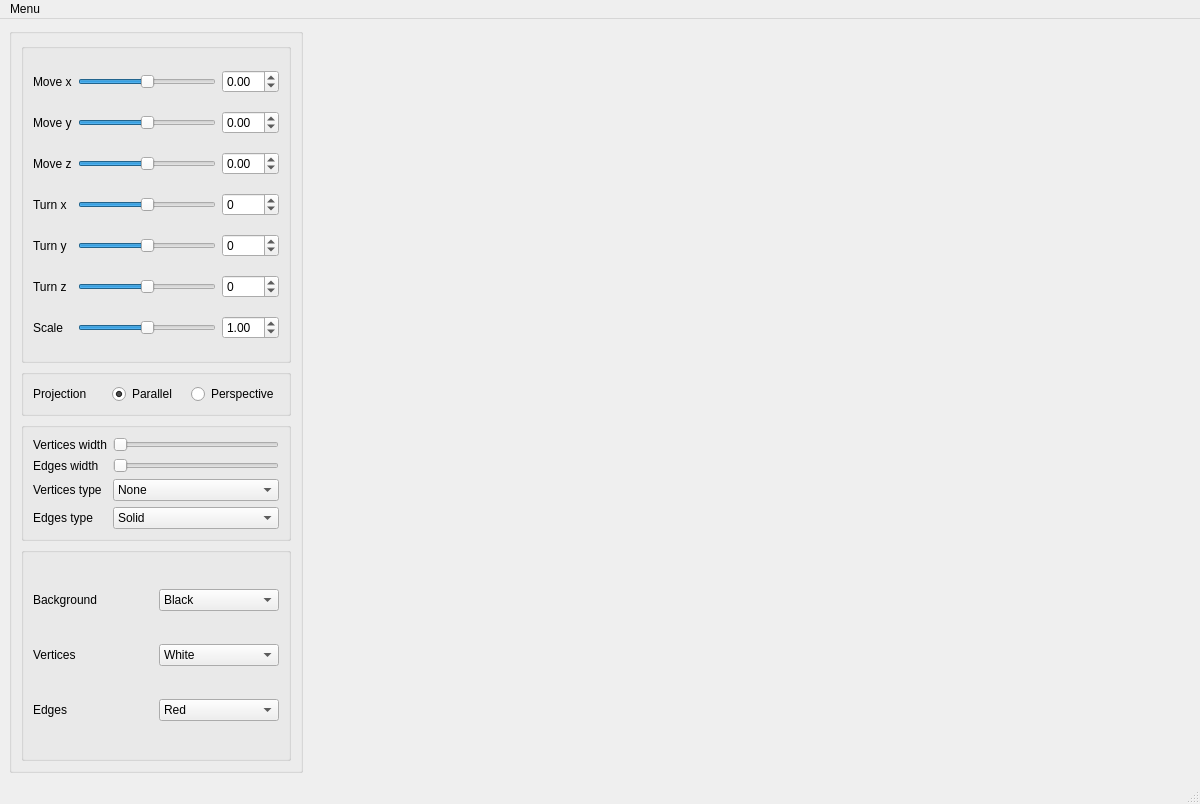
<?xml version="1.0" encoding="UTF-8"?>
<ui version="4.0">
 <class>MainWindow</class>
 <widget class="QMainWindow" name="MainWindow">
  <property name="geometry">
   <rect>
    <x>0</x>
    <y>0</y>
    <width>1200</width>
    <height>804</height>
   </rect>
  </property>
  <property name="windowTitle">
   <string>MainWindow</string>
  </property>
  <widget class="QWidget" name="centralwidget">
   <layout class="QHBoxLayout" name="horizontalLayout">
    <item>
     <widget class="QGroupBox" name="verticalGroupBox">
      <property name="sizePolicy">
       <sizepolicy hsizetype="Preferred" vsizetype="Preferred">
        <horstretch>1</horstretch>
        <verstretch>0</verstretch>
       </sizepolicy>
      </property>
      <layout class="QVBoxLayout" name="verticalLayout">
       <item>
        <widget class="QGroupBox" name="gridGroupBox_2">
         <property name="sizePolicy">
          <sizepolicy hsizetype="Preferred" vsizetype="Preferred">
           <horstretch>0</horstretch>
           <verstretch>3</verstretch>
          </sizepolicy>
         </property>
         <layout class="QGridLayout" name="gridLayout_2">
          <item row="1" column="1">
           <widget class="QSlider" name="moveYSlider">
            <property name="minimum">
             <number>-200</number>
            </property>
            <property name="maximum">
             <number>200</number>
            </property>
            <property name="orientation">
             <enum>Qt::Horizontal</enum>
            </property>
           </widget>
          </item>
          <item row="3" column="2">
           <widget class="QSpinBox" name="turnXBox">
            <property name="minimum">
             <number>-360</number>
            </property>
            <property name="maximum">
             <number>360</number>
            </property>
           </widget>
          </item>
          <item row="4" column="1">
           <widget class="QSlider" name="turnYSlider">
            <property name="minimum">
             <number>-360</number>
            </property>
            <property name="maximum">
             <number>360</number>
            </property>
            <property name="orientation">
             <enum>Qt::Horizontal</enum>
            </property>
           </widget>
          </item>
          <item row="5" column="0">
           <widget class="QLabel" name="label_6">
            <property name="text">
             <string>Turn z</string>
            </property>
           </widget>
          </item>
          <item row="3" column="1">
           <widget class="QSlider" name="turnXSlider">
            <property name="minimum">
             <number>-360</number>
            </property>
            <property name="maximum">
             <number>360</number>
            </property>
            <property name="orientation">
             <enum>Qt::Horizontal</enum>
            </property>
           </widget>
          </item>
          <item row="4" column="0">
           <widget class="QLabel" name="label_5">
            <property name="text">
             <string>Turn y</string>
            </property>
           </widget>
          </item>
          <item row="0" column="1">
           <widget class="QSlider" name="moveXSlider">
            <property name="minimum">
             <number>-200</number>
            </property>
            <property name="maximum">
             <number>200</number>
            </property>
            <property name="orientation">
             <enum>Qt::Horizontal</enum>
            </property>
           </widget>
          </item>
          <item row="6" column="0">
           <widget class="QLabel" name="label_7">
            <property name="text">
             <string>Scale</string>
            </property>
           </widget>
          </item>
          <item row="5" column="2">
           <widget class="QSpinBox" name="turnZBox">
            <property name="minimum">
             <number>-360</number>
            </property>
            <property name="maximum">
             <number>360</number>
            </property>
           </widget>
          </item>
          <item row="2" column="2">
           <widget class="QDoubleSpinBox" name="moveZBox">
            <property name="minimum">
             <double>-2.000000000000000</double>
            </property>
            <property name="maximum">
             <double>2.000000000000000</double>
            </property>
            <property name="singleStep">
             <double>0.010000000000000</double>
            </property>
           </widget>
          </item>
          <item row="3" column="0">
           <widget class="QLabel" name="label_4">
            <property name="text">
             <string>Turn x</string>
            </property>
           </widget>
          </item>
          <item row="1" column="0">
           <widget class="QLabel" name="label_2">
            <property name="text">
             <string>Move y</string>
            </property>
           </widget>
          </item>
          <item row="2" column="0">
           <widget class="QLabel" name="label_3">
            <property name="text">
             <string>Move z</string>
            </property>
           </widget>
          </item>
          <item row="6" column="2">
           <widget class="QDoubleSpinBox" name="scaleBox">
            <property name="decimals">
             <number>2</number>
            </property>
            <property name="minimum">
             <double>0.010000000000000</double>
            </property>
            <property name="maximum">
             <double>10.000000000000000</double>
            </property>
            <property name="singleStep">
             <double>0.010000000000000</double>
            </property>
            <property name="value">
             <double>1.000000000000000</double>
            </property>
           </widget>
          </item>
          <item row="6" column="1">
           <widget class="QSlider" name="scaleSlider">
            <property name="maximum">
             <number>100</number>
            </property>
            <property name="value">
             <number>50</number>
            </property>
            <property name="orientation">
             <enum>Qt::Horizontal</enum>
            </property>
           </widget>
          </item>
          <item row="0" column="2">
           <widget class="QDoubleSpinBox" name="moveXBox">
            <property name="minimum">
             <double>-2.000000000000000</double>
            </property>
            <property name="maximum">
             <double>2.000000000000000</double>
            </property>
            <property name="singleStep">
             <double>0.010000000000000</double>
            </property>
           </widget>
          </item>
          <item row="0" column="0">
           <widget class="QLabel" name="label">
            <property name="text">
             <string>Move x</string>
            </property>
           </widget>
          </item>
          <item row="1" column="2">
           <widget class="QDoubleSpinBox" name="moveYBox">
            <property name="minimum">
             <double>-2.000000000000000</double>
            </property>
            <property name="maximum">
             <double>2.000000000000000</double>
            </property>
            <property name="singleStep">
             <double>0.010000000000000</double>
            </property>
           </widget>
          </item>
          <item row="5" column="1">
           <widget class="QSlider" name="turnZSlider">
            <property name="minimum">
             <number>-360</number>
            </property>
            <property name="maximum">
             <number>360</number>
            </property>
            <property name="orientation">
             <enum>Qt::Horizontal</enum>
            </property>
           </widget>
          </item>
          <item row="4" column="2">
           <widget class="QSpinBox" name="turnYBox">
            <property name="minimum">
             <number>-360</number>
            </property>
            <property name="maximum">
             <number>360</number>
            </property>
           </widget>
          </item>
          <item row="2" column="1">
           <widget class="QSlider" name="moveZSlider">
            <property name="minimum">
             <number>-200</number>
            </property>
            <property name="maximum">
             <number>200</number>
            </property>
            <property name="orientation">
             <enum>Qt::Horizontal</enum>
            </property>
           </widget>
          </item>
         </layout>
        </widget>
       </item>
       <item>
        <widget class="QGroupBox" name="horizontalGroupBox">
         <layout class="QHBoxLayout" name="horizontalLayout_2">
          <item>
           <widget class="QLabel" name="label_projection">
            <property name="text">
             <string>Projection</string>
            </property>
           </widget>
          </item>
          <item>
           <widget class="QRadioButton" name="button_parallel">
            <property name="text">
             <string>Parallel</string>
            </property>
            <property name="checked">
             <bool>true</bool>
            </property>
           </widget>
          </item>
          <item>
           <widget class="QRadioButton" name="button_perspective">
            <property name="text">
             <string>Perspective</string>
            </property>
            <property name="checked">
             <bool>false</bool>
            </property>
           </widget>
          </item>
         </layout>
        </widget>
       </item>
       <item>
        <widget class="QGroupBox" name="gridGroupBox">
         <layout class="QGridLayout" name="gridLayout_3">
          <item row="1" column="0">
           <widget class="QLabel" name="label_edges_width">
            <property name="text">
             <string>Edges width</string>
            </property>
           </widget>
          </item>
          <item row="1" column="1">
           <widget class="QSlider" name="slider_edges_width">
            <property name="minimum">
             <number>10</number>
            </property>
            <property name="maximum">
             <number>250</number>
            </property>
            <property name="value">
             <number>10</number>
            </property>
            <property name="orientation">
             <enum>Qt::Horizontal</enum>
            </property>
           </widget>
          </item>
          <item row="2" column="0">
           <widget class="QLabel" name="label_vertices_type">
            <property name="text">
             <string>Vertices type</string>
            </property>
           </widget>
          </item>
          <item row="0" column="0">
           <widget class="QLabel" name="label_vertices_width">
            <property name="text">
             <string>Vertices width</string>
            </property>
           </widget>
          </item>
          <item row="0" column="1">
           <widget class="QSlider" name="slider_vertices_width">
            <property name="minimum">
             <number>10</number>
            </property>
            <property name="maximum">
             <number>1000</number>
            </property>
            <property name="value">
             <number>10</number>
            </property>
            <property name="orientation">
             <enum>Qt::Horizontal</enum>
            </property>
           </widget>
          </item>
          <item row="3" column="0">
           <widget class="QLabel" name="label_edges_type">
            <property name="text">
             <string>Edges type</string>
            </property>
           </widget>
          </item>
          <item row="2" column="1">
           <widget class="QComboBox" name="box_vertices_type">
            <item>
             <property name="text">
              <string>None</string>
             </property>
            </item>
            <item>
             <property name="text">
              <string>Square</string>
             </property>
            </item>
            <item>
             <property name="text">
              <string>Circle</string>
             </property>
            </item>
           </widget>
          </item>
          <item row="3" column="1">
           <widget class="QComboBox" name="box_edges_type">
            <item>
             <property name="text">
              <string>Solid</string>
             </property>
            </item>
            <item>
             <property name="text">
              <string>Dotted</string>
             </property>
            </item>
           </widget>
          </item>
         </layout>
        </widget>
       </item>
       <item>
        <widget class="QGroupBox" name="gridGroupBox1">
         <property name="sizePolicy">
          <sizepolicy hsizetype="Preferred" vsizetype="Preferred">
           <horstretch>0</horstretch>
           <verstretch>2</verstretch>
          </sizepolicy>
         </property>
         <layout class="QGridLayout" name="gridLayout">
          <item row="2" column="0">
           <widget class="QLabel" name="label_9">
            <property name="text">
             <string>Edges</string>
            </property>
           </widget>
          </item>
          <item row="1" column="1">
           <widget class="QComboBox" name="vertices_color">
            <property name="currentIndex">
             <number>1</number>
            </property>
            <item>
             <property name="text">
              <string>Black</string>
             </property>
            </item>
            <item>
             <property name="text">
              <string>White</string>
             </property>
            </item>
            <item>
             <property name="text">
              <string>Red</string>
             </property>
            </item>
            <item>
             <property name="text">
              <string>Orange</string>
             </property>
            </item>
            <item>
             <property name="text">
              <string>Yellow</string>
             </property>
            </item>
            <item>
             <property name="text">
              <string>Green</string>
             </property>
            </item>
            <item>
             <property name="text">
              <string>Blue</string>
             </property>
            </item>
            <item>
             <property name="text">
              <string>Purple</string>
             </property>
            </item>
            <item>
             <property name="text">
              <string>Pink</string>
             </property>
            </item>
           </widget>
          </item>
          <item row="2" column="1">
           <widget class="QComboBox" name="edges_color">
            <property name="currentIndex">
             <number>2</number>
            </property>
            <item>
             <property name="text">
              <string>Black</string>
             </property>
            </item>
            <item>
             <property name="text">
              <string>White</string>
             </property>
            </item>
            <item>
             <property name="text">
              <string>Red</string>
             </property>
            </item>
            <item>
             <property name="text">
              <string>Orange</string>
             </property>
            </item>
            <item>
             <property name="text">
              <string>Yellow</string>
             </property>
            </item>
            <item>
             <property name="text">
              <string>Green</string>
             </property>
            </item>
            <item>
             <property name="text">
              <string>Blue</string>
             </property>
            </item>
            <item>
             <property name="text">
              <string>Purple</string>
             </property>
            </item>
            <item>
             <property name="text">
              <string>Pink</string>
             </property>
            </item>
           </widget>
          </item>
          <item row="1" column="0">
           <widget class="QLabel" name="label_8">
            <property name="text">
             <string>Vertices</string>
            </property>
           </widget>
          </item>
          <item row="0" column="0">
           <widget class="QLabel" name="labelRed">
            <property name="text">
             <string>Background</string>
            </property>
           </widget>
          </item>
          <item row="0" column="1">
           <widget class="QComboBox" name="background_color">
            <item>
             <property name="text">
              <string>Black</string>
             </property>
            </item>
            <item>
             <property name="text">
              <string>White</string>
             </property>
            </item>
            <item>
             <property name="text">
              <string>Red</string>
             </property>
            </item>
            <item>
             <property name="text">
              <string>Orange</string>
             </property>
            </item>
            <item>
             <property name="text">
              <string>Yellow</string>
             </property>
            </item>
            <item>
             <property name="text">
              <string>Green</string>
             </property>
            </item>
            <item>
             <property name="text">
              <string>Blue</string>
             </property>
            </item>
            <item>
             <property name="text">
              <string>Purple</string>
             </property>
            </item>
            <item>
             <property name="text">
              <string>Pink</string>
             </property>
            </item>
           </widget>
          </item>
         </layout>
        </widget>
       </item>
      </layout>
     </widget>
    </item>
    <item>
     <widget class="MyOpenGLWidget" name="picture" native="true">
      <property name="sizePolicy">
       <sizepolicy hsizetype="Preferred" vsizetype="Preferred">
        <horstretch>3</horstretch>
        <verstretch>0</verstretch>
       </sizepolicy>
      </property>
     </widget>
    </item>
   </layout>
  </widget>
  <widget class="QMenuBar" name="menubar">
   <property name="geometry">
    <rect>
     <x>0</x>
     <y>0</y>
     <width>1200</width>
     <height>24</height>
    </rect>
   </property>
   <widget class="QMenu" name="menuMenu">
    <property name="title">
     <string>Menu</string>
    </property>
    <widget class="QMenu" name="menuMake_screenshot">
     <property name="title">
      <string>Make screenshot</string>
     </property>
     <addaction name="actionbmp"/>
     <addaction name="actionjpeg"/>
    </widget>
    <addaction name="actionLoad_file"/>
    <addaction name="menuMake_screenshot"/>
    <addaction name="actionMake_video"/>
   </widget>
   <addaction name="menuMenu"/>
  </widget>
  <widget class="QStatusBar" name="statusbar"/>
  <action name="actionLoad_file">
   <property name="text">
    <string>Load file</string>
   </property>
  </action>
  <action name="actionbmp">
   <property name="text">
    <string>bmp</string>
   </property>
  </action>
  <action name="actionjpeg">
   <property name="text">
    <string>jpeg</string>
   </property>
  </action>
  <action name="actionMake_video">
   <property name="text">
    <string>Make video</string>
   </property>
  </action>
 </widget>
 <customwidgets>
  <customwidget>
   <class>MyOpenGLWidget</class>
   <extends>QWidget</extends>
   <header location="global">myopenglwidget.h</header>
   <container>1</container>
  </customwidget>
 </customwidgets>
 <resources/>
 <connections/>
</ui>
